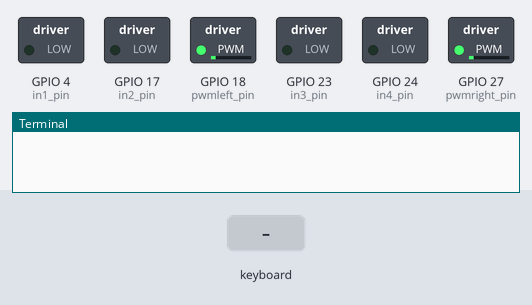
A program run on a simulated Raspberry Pi (BCM pin numbers). Parts: switched loads named in the program (green lamp = pin HIGH), the last lines printed to the terminal. The inputs (shaded band) are chosen by the test bench. The full-screen text the program places in the terminal is not drawn. At 5.8 s the program stops and its outputs stay as they are.

Above: at 1.2 s.
1.3 s: key space typed on the keyboard
At 2.2 s:
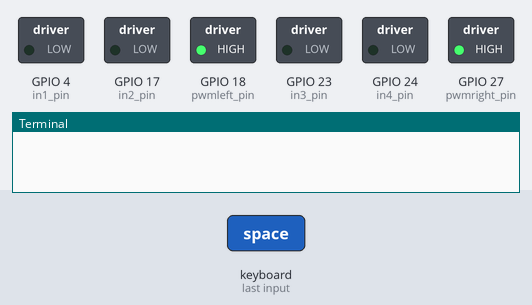
2.8 s: key left typed on the keyboard
At 3.3 s:
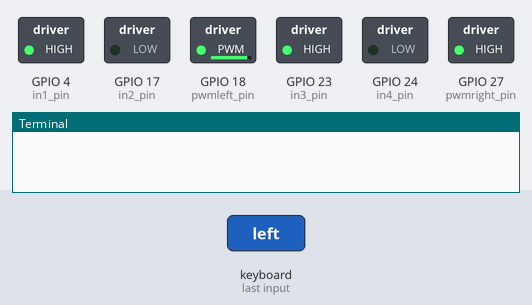
4.3 s: key down typed on the keyboard
At 5.5 s:
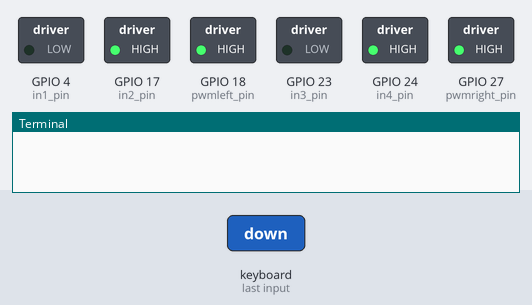
5.8 s: key "q" typed on the keyboard
At 6.8 s:
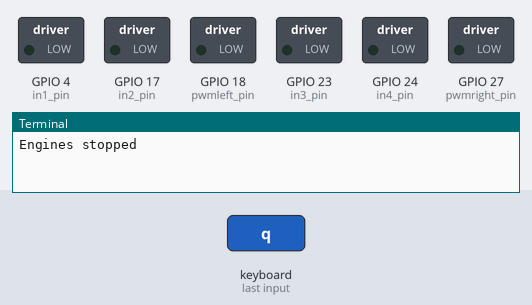
Timing chart, 0 to 7.3 s (numbered marks = the images above; inputs shaded):
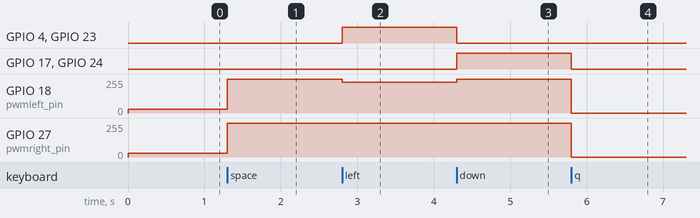

Measured:
- after the input at 1.3 s, GPIO 18 (pwmleft_pin), GPIO 27 (pwmright_pin): 28/255 → 255/255 at once
- after the input at 2.8 s, GPIO 4 (in1_pin), GPIO 23 (in3_pin): LOW → HIGH at once; GPIO 18 (pwmleft_pin): 255/255 → 230/255 at once
- after the input at 4.3 s, GPIO 4 (in1_pin), GPIO 23 (in3_pin): HIGH → LOW at once; GPIO 17 (in2_pin), GPIO 24 (in4_pin): LOW → HIGH at once; GPIO 18 (pwmleft_pin): 230/255 → 255/255 at once
- after the input at 5.8 s, GPIO 17 (in2_pin), GPIO 24 (in4_pin): HIGH → LOW at once; GPIO 18 (pwmleft_pin), GPIO 27 (pwmright_pin): 255/255 → 0/255 at once

The program:

angle_driven.py
```python
# This script is to control two motors with the navigation keys, using the L293D chip for the motor control.
# The enabling is done via PWM, use PIN #21/27 and PIN #18 from the GPIO as PWM pins.
# For IN1, IN2, IN3 and IN4 use the pins #4, #17, #23 and #24.
# YOU NEED TO RUN THE SCRIPT AS SUDO!
# The motors are controlled with the navigation keys and stopped with the space bar using the curses library for python. For each key press it changes the angle by
# 10 degrees to the negative (left) or to positive (right), minimal and maximal angle is +-90
# The motor connected to IN1 and IN2 should be the right motor, the other the left one. If the motor turns backwards when you
# press up, you need to change the cables.
# You can end the program by typing q.
# While running it prints out what key is pressed, the current angle and speed of right and left engine, respectively

import curses
import RPi.GPIO as io

# GPIO mode is set to BCM numbering
io.setmode(io.BCM)

# name the pins used
# right motor
in1_pin = 4
in2_pin = 17
# left motor
in3_pin = 23
in4_pin = 24
# right
pwmright_pin = 27 # this number depends on your version of the Pi. If it's Model A it should be 21
# left
pwmleft_pin = 18

# set the pins as output pins
io.setup(in1_pin, io.OUT)
io.setup(in2_pin, io.OUT)
io.setup(in3_pin, io.OUT)
io.setup(in4_pin, io.OUT)
io.setup(pwmright_pin, io.OUT)
io.setup(pwmleft_pin, io.OUT)

# set and start the PWM pins
p_right = io.PWM(pwmright_pin, 50)
p_left = io.PWM(pwmleft_pin, 50)
p_right.start(11)
p_left.start(11)


# methods for turning the motors forwards and backwards for both motors seperately
def forwards_right():
	io.output(in1_pin, True)
	io.output(in2_pin, False)

def backwards_right():
	io.output(in1_pin, False)
	io.output(in2_pin, True)

def forwards_left():
	io.output(in3_pin, True)
	io.output(in4_pin, False)

def backwards_left():
	io.output(in3_pin, False)
	io.output(in4_pin,True)

def stop():
	io.output(in1_pin, False)
	io.output(in2_pin, False)
	io.output(in3_pin, False)
	io.output(in4_pin, False)

def move_on_keys(stdscr):
	# set the angle to zero in the beginning
	angle = 0
	# main loop, waiting for input and calling the methods above to steer
	while True:
		# Wait for input
		cmd = stdscr.getch()
		# stop if input is q
		if cmd == ord('q'):
			break
		elif cmd == curses.KEY_LEFT:
			# print out what it's doing (just to control if it's working)
			stdscr.addstr('left')
			forwards_right()
			forwards_left()
			if angle > -90:
				angle -= 10
			stdscr.addstr(str(angle))
		elif cmd == curses.KEY_RIGHT:
			# print out what it's doing (just to control if it's working)
			stdscr.addstr('right')
			forwards_left()
			forwards_right()
			if angle < 90:
				angle += 10
			stdscr.addstr(str(angle))
		elif cmd == curses.KEY_UP:
			# print out what it's doing (just to control if it's working)
			stdscr.addstr('up')
			forwards_left()
			forwards_right()
			angle = 0
			stdscr.addstr(str(angle))
		elif cmd == curses.KEY_DOWN:
			# print out what it's doing (just to control if it's working)
			stdscr.addstr('down')
			backwards_left()
			backwards_right()
			angle = 0
			stdscr.addstr(str(angle))
		elif cmd == ord(' '):
			# print out what it's doing (just to control if it's working)
			stdscr.addstr('stop')
			stop()

		# set speed according to the angle, but maximum 100 (more is not possible)
		speed_right = min(100,100 - angle)
		speed_left = min(100,100 + angle)
		# print out the speed
		stdscr.addstr(str(speed_right))
		stdscr.addstr(str(speed_left))
		p_right.ChangeDutyCycle(speed_right)
		p_left.ChangeDutyCycle(speed_left)

# This initialises curses and starts the method above. The wrapper() function takes care about handling exceptions and quitting
# curses properly
curses.wrapper(move_on_keys)
# Just to make sure it left the loop
print "Engines stopped"

# stop the PWM
p_right.stop()
p_left.stop()

# clean up the GPIO
io.cleanup()
```
